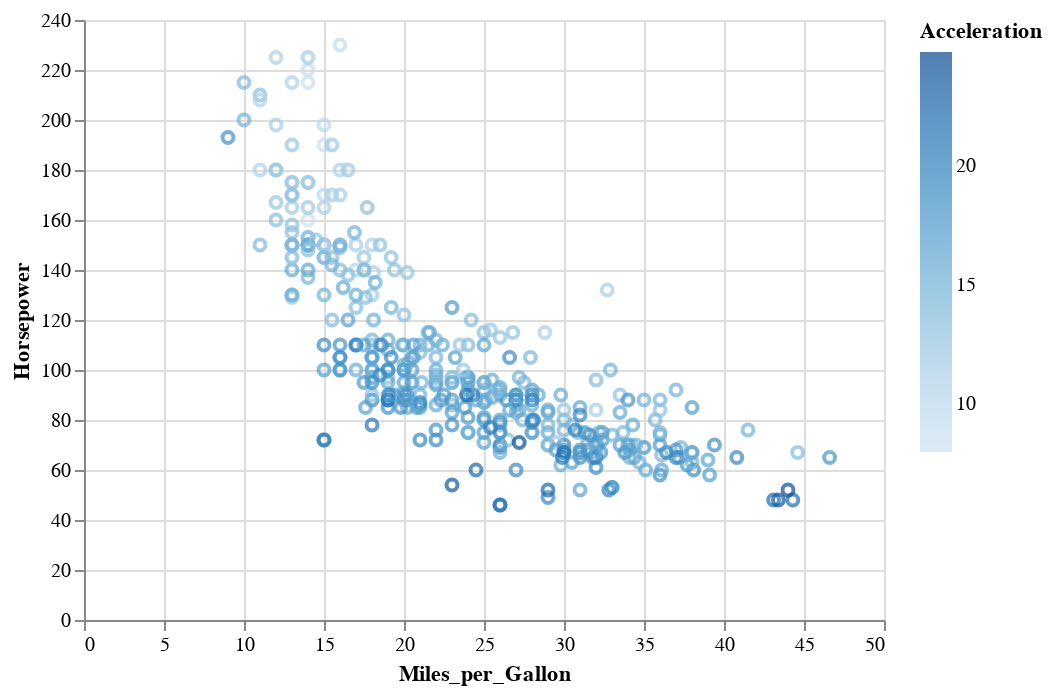

Source (notebook cell):
### Markdown cell above
Se a variável atribuída à cor for contínua, o Altair produz uma escala de uma tonalidade só, com variação da intensidade:

### Code cell
alt.Chart(cars).mark_point().encode(
    x='Miles_per_Gallon',
    y='Horsepower',
    color='Acceleration'
)

### Figure 1 — Vega-Lite specification as saved in the notebook (floating-point values rounded to 4 significant figures; data arrays with more than 128 entries replaced by an {"elided": "..."} marker saying what was removed)
{"config": {"view": {"continuousWidth": 400, "continuousHeight": 300}}, "data": {"name": "data-f02450ab61490a1363517a0190416235"}, "mark": "point", "encoding": {"color": {"field": "Acceleration", "type": "quantitative"}, "x": {"field": "Miles_per_Gallon", "type": "quantitative"}, "y": {"field": "Horsepower", "type": "quantitative"}}, "$schema": "https://vega.github.io/schema/vega-lite/v4.17.0.json", "datasets": {"data-f02450ab61490a1363517a0190416235": {"elided": "406 records"}}}
